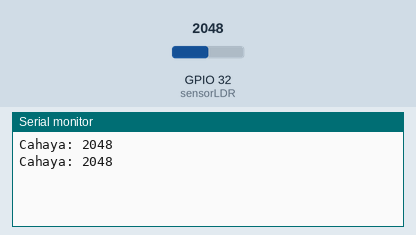
A sketch run on a simulated ESP32. Parts: the last lines printed to the serial monitor. The inputs (shaded band) are chosen by the test bench; at power-on: GPIO 32 (sensorLDR) = 2048. WiFi joins after 1.5 s; servers stay silent unless stated; no MQTT or app messages arrive unless stated.

Above: at 1.8 s.
1.9 s: GPIO 32 (sensorLDR) set to 0
At 2.9 s:
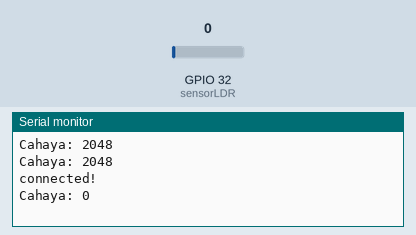
4.5 s: GPIO 32 (sensorLDR) set to 491
At 5.9 s:
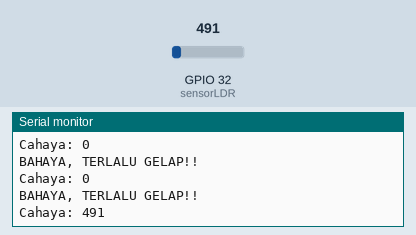
Timing chart, 0 to 7.5 s (numbered marks = the images above; inputs shaded):
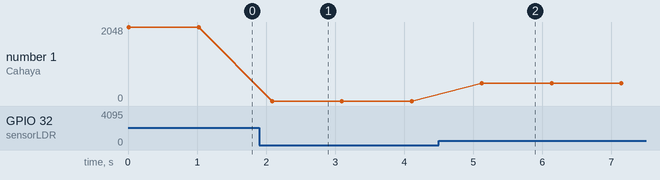

The sketch:

LDR-TextLog.ino
```cpp
#include <WiFi.h>
#include <MQTT.h>

#define sensorLDR 32

#define Client_Id   "id_anda"
#define NamaBroker  "broker.emqx.io"
#define namaSSID    "nama_wifi";
#define SSIDpwd     "pwd_wifi";

const char ssid[] = namaSSID;
const char pass[] = SSIDpwd;

WiFiClient net;
MQTTClient client;

void connect() {
    if(WiFi.status() == WL_CONNECTED) {
      if(client.connect(Client_Id)) {
        Serial.println("\nconnected!");
        client.subscribe("topik/cahaya");
        client.subscribe("topik/cahaya1");
      }
    }
}

void setup(){
  pinMode(sensorLDR, INPUT);
  Serial.begin(115200);

  WiFi.begin(ssid, pass);

  client.begin(NamaBroker, net);
  connect();
}

void loop(){
  client.loop();
  delay(10);
  if (!client.connected()) {
    connect();
  }
  int dataLDR = analogRead(sensorLDR);
  Serial.print("Cahaya: ");
  Serial.println(dataLDR);
  client.publish("topik/cahaya", String(dataLDR));
  delay(1000);

  String payload;
  if(dataLDR == 0){
    payload = "BAHAYA, TERLALU GELAP!!";
    Serial.println(payload);
  }
  else{
    payload = " ";
  }
  client.publish("topik/cahaya1", payload);


  }
```

Measured:
- after the input at 1.9 s, the serial monitor: prints a new line after 0.19 s (image 1)
- after the input at 4.5 s, the serial monitor: prints a new line after 0.62 s (image 2)
- plotted number 1: 2048 → 0 after the input at 1.9 s, 0 → 491 after the input at 4.5 s
